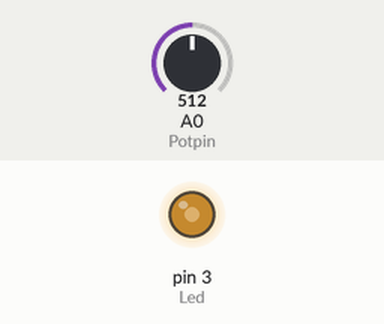
This sketch was run on a simulated Arduino Uno, built with avr-gcc and run on an emulated ATmega328P. Parts: output pins drawn as LEDs (lit = HIGH). The inputs (shaded band) are chosen by the test bench; at power-on: A0 (Potpin) = 512.

Above: at 1.2 s.
1.3 s: A0 (Potpin) set to 716
At 1.7 s:
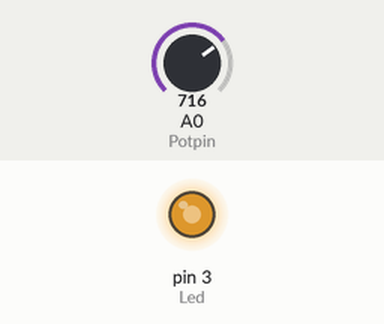
2.8 s: A0 (Potpin) set to 900
At 4.0 s:
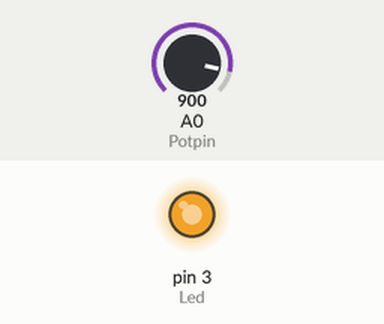
4.3 s: A0 (Potpin) set to 122
At 5.2 s:
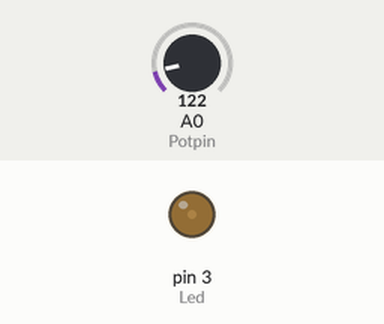
5.8 s: A0 (Potpin) set to 0
At 6.3 s:
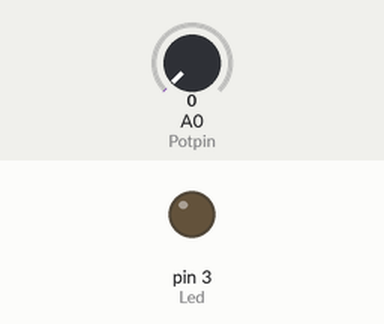
7.3 s: A0 (Potpin) set to 511
At 8.7 s:
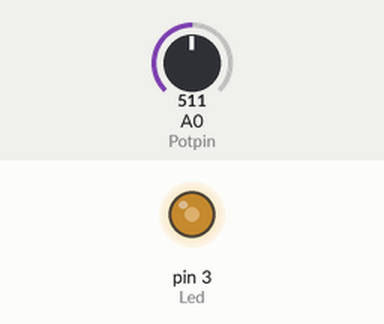
Timing chart, 0 to 9.8 s (numbered marks = the images above; inputs shaded):
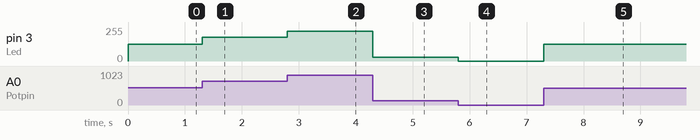

Measured:
- after the input at 1.3 s, pin 3 (Led): 127/255 → 178/255 at once
- after the input at 2.8 s, pin 3 (Led): 178/255 → 224/255 at once
- after the input at 4.3 s, pin 3 (Led): 224/255 → 30/255 at once
- after the input at 5.8 s, pin 3 (Led): 30/255 → 0/255 at once
- after the input at 7.3 s, pin 3 (Led): 0/255 → 127/255 at once

The sketch:

Led_with_Potentiometer.ino
```cpp
#define Potpin A0
#define Led 3

void setup() {

}

void loop() {
  int value = analogRead(Potpin);
  value = map(value,0,1023,0,255);
  analogWrite(Led,value);
}
```
